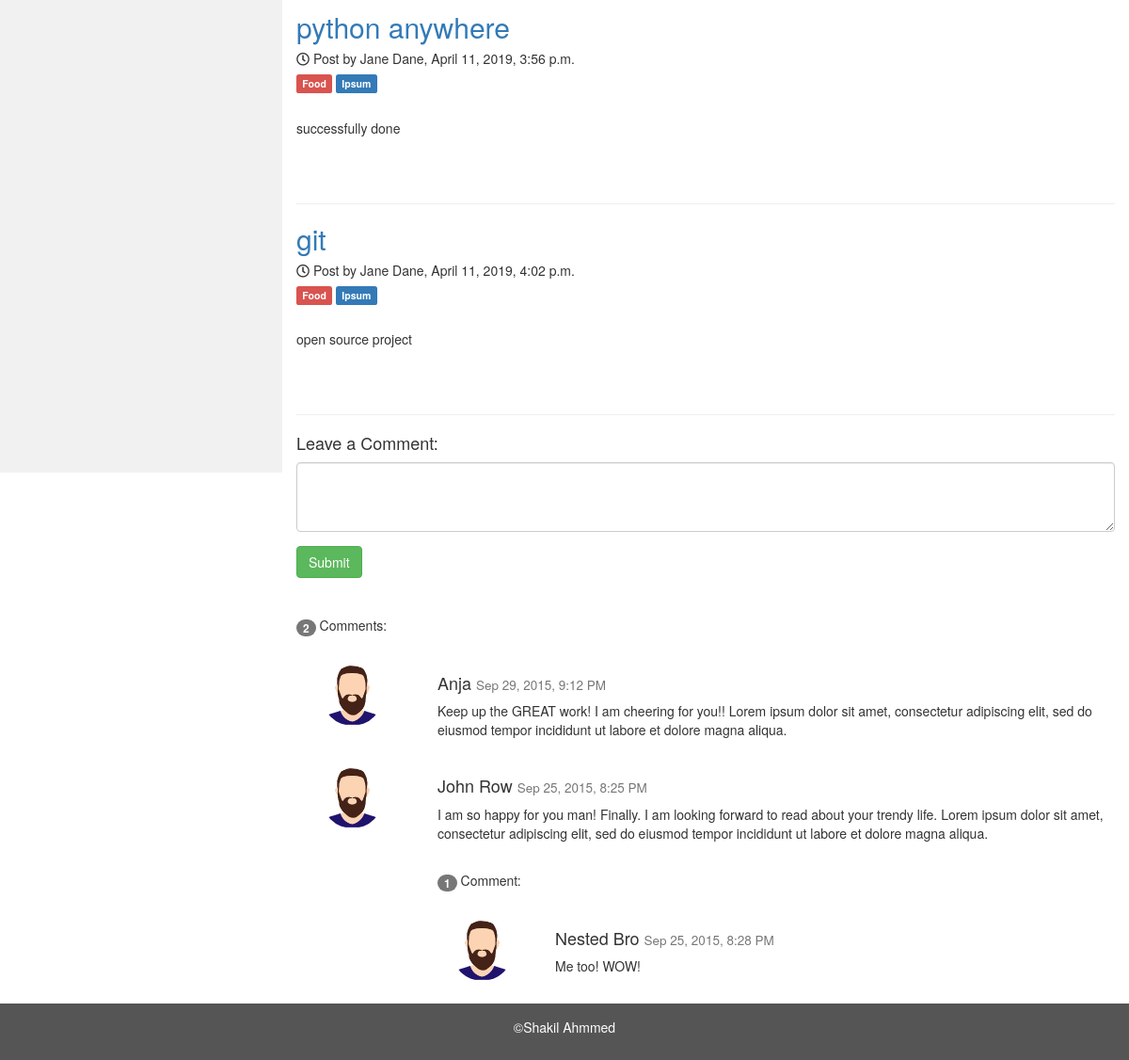
Before: / (lower part) with the older database file.
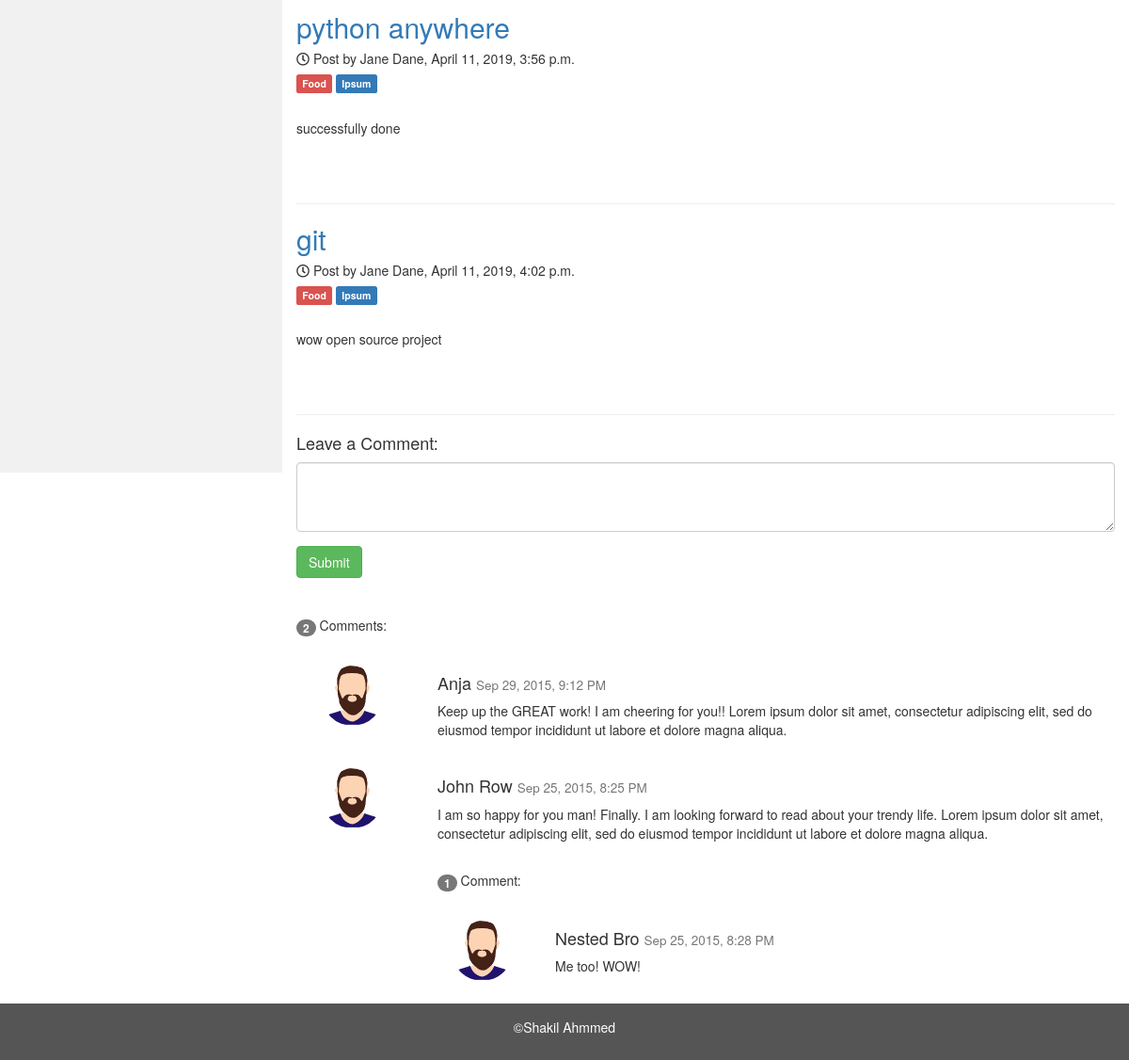
After: the same page with the newer database file.
### dashboard/models.py (models this page shows, shortened)
class BlogPost(models.Model):
    title = models.CharField(max_length=255)
    details = models.TextField()
    category = models.ForeignKey(Category, on_delete=models.DO_NOTHING, default=1)
    publish_date = models.DateTimeField(auto_now_add=True)
    update_date = models.DateTimeField(auto_now=True)
    status = models.BooleanField(default=0)

### blog/views.py (the view)
# urls.py: path('', views.index, name="home"),
def index(request):
    allpost = BlogPost.objects.all()
    context = {
        'allpost' : allpost
    }
    return render(request, 'blog/home.html',context)

### blog/templates/blog/home.html (shortened to what this page needs)
{% extends 'blog/index.html' %}
{% load static %}
{% block maincontent %}
<div class="col-sm-9">
      {% for i in allpost %}
      <a href="{% url 'details' i.pk %}"> <h2>{{i.title}}</h2> </a>
      <h5><span class="text-default"><i class="far fa-clock"></i> Post by Jane Dane, {{i.publish_date}}</h5>
      <h5><span class="label label-danger">Food</span> <span class="label label-primary">Ipsum</span></h5><br>
      <p>{{i.details|slice:'200'}}</p>
      <br><br>
      <hr>
        {% endfor %}
      <h4>Leave a Comment:</h4>
      <form role="form">
        <div class="form-group">
          <textarea class="form-control" rows="3" required></textarea>
        </div>
        <button type="submit" class="btn btn-success">Submit</button>
      </form>
      <br><br>
      <p><span class="badge">2</span> Comments:</p><br>
      <div class="row">
        <div class="col-sm-2 text-center">
          <img src="{% static 'blog/images/image.png' %}" class="img-circle" height="65" width="65" alt="Avatar">
        </div>
        <div class="col-sm-10">
          <h4>Anja <small>Sep 29, 2015, 9:12 PM</small></h4>
          <p>Keep up the GREAT work! I am cheering for you!! Lorem ipsum dolor sit amet, consectetur adipiscing elit, sed do eiusmod tempor incididunt ut labore et dolore magna aliqua.</p>
          <br>
        </div>
        <div class="col-sm-2 text-center">
          <img src="{% static 'blog/images/image.png' %}" class="img-circle" height="65" width="65" alt="Avatar">
        </div>
        <div class="col-sm-10">
          <h4>John Row <small>Sep 25, 2015, 8:25 PM</small></h4>
          <p>I am so happy for you man! Finally. I am looking forward to read about your trendy life. Lorem ipsum dolor sit amet, consectetur adipiscing elit, sed do eiusmod tempor incididunt ut labore et dolore magna aliqua.</p>
          <br>
          <p><span class="badge">1</span> Comment:</p><br>
          <div class="row">
            <div class="col-sm-2 text-center">
              <img src="{% static 'blog/images/image.png' %}" class="img-circle" height="65" width="65" alt="Avatar">
            </div>
            <div class="col-xs-10">
              <h4>Nested Bro <small>Sep 25, 2015, 8:28 PM</small></h4>
              <p>Me too! WOW!</p>
              <br>
            </div>
          </div>
        </div>
      </div>
    </div>
{% endblock maincontent %}

Changed rows visible on the page:
changed BlogPost "git": details "open source project" → "wow open source project"
